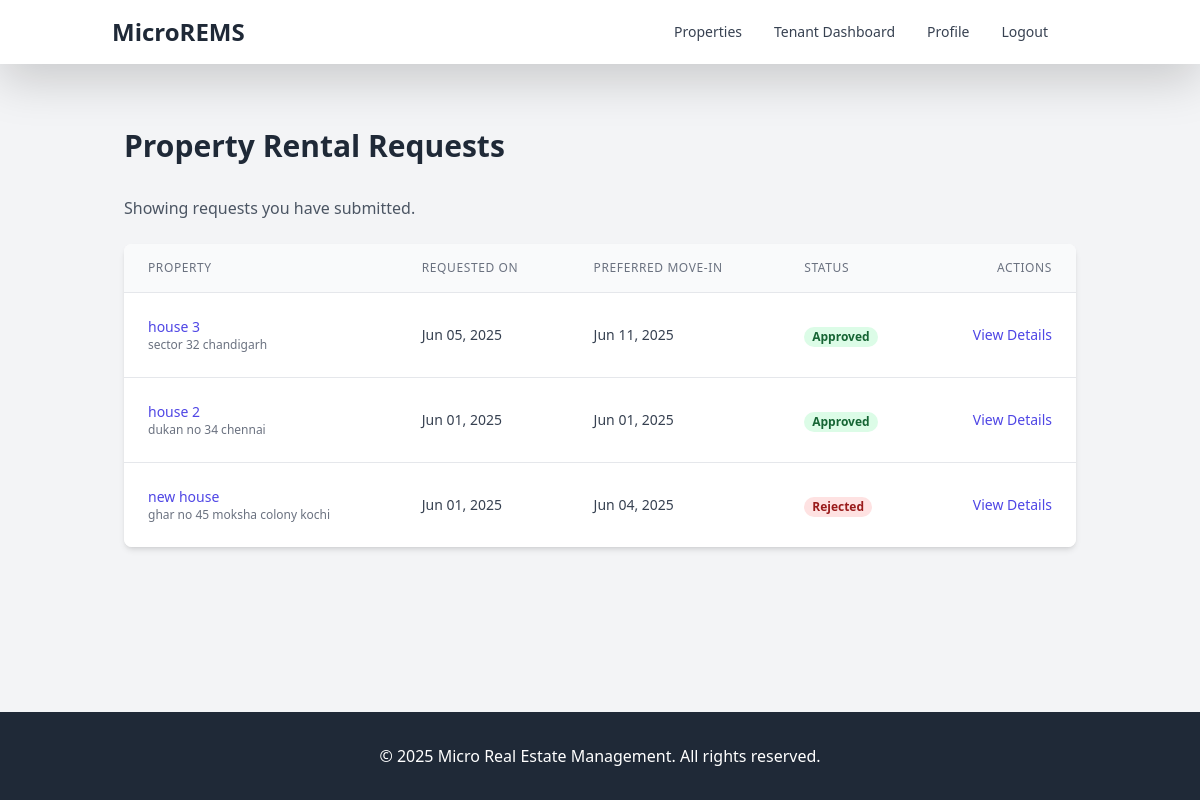
Page /properties/requests/ (signed in) on the earlier database version.
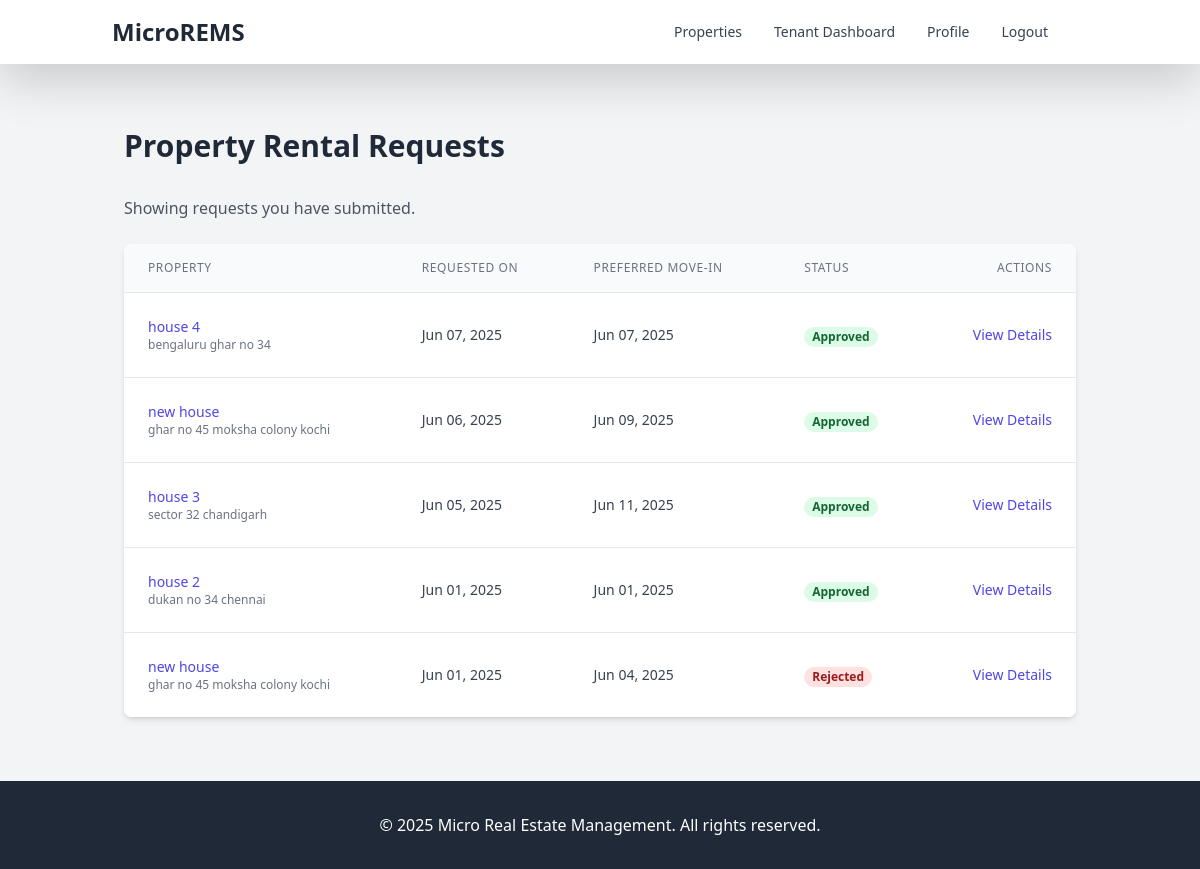
Same page on the later database version.
### properties/models.py (models this page shows, shortened)
class PropertyRequest(models.Model):
    REQUEST_STATUS_CHOICES = [
        ('pending', 'Pending'),
        ('approved', 'Approved'),
        ('rejected', 'Rejected'),
        ('cancelled', 'Cancelled'),
    ]
    property = models.ForeignKey(Property, on_delete=models.CASCADE, related_name='requests')
    tenant = models.ForeignKey(Tenant, on_delete=models.CASCADE, related_name='property_requests')
    message = models.TextField()
    requested_move_in_date = models.DateField()
    status = models.CharField(max_length=20, choices=REQUEST_STATUS_CHOICES, default='pending')
    created_at = models.DateTimeField(auto_now_add=True)
    updated_at = models.DateTimeField(auto_now=True)

class Property(models.Model):
    PROPERTY_STATUS_CHOICES = [
        ('available', 'Available'),
        ('rented', 'Rented'),
        ('maintenance', 'Under Maintenance'),
        ('not_available', 'Not Available'),
    ]
    PROPERTY_TYPE_CHOICES = [
        ('apartment', 'Apartment'),
        ('house', 'House'),
        ('condo', 'Condominium'),
        ('commercial', 'Commercial Space'),
        ('land', 'Land'),
        ('other', 'Other'),
    ]
    landlord = models.ForeignKey(Landlord, on_delete=models.CASCADE, related_name='properties')
    title = models.CharField(max_length=200)
    description = models.TextField()
    property_type = models.CharField(max_length=20, choices=PROPERTY_TYPE_CHOICES, default='apartment')
    address = models.TextField()
    city = models.CharField(max_length=100)
    state = models.CharField(max_length=100)
    zip_code = models.CharField(max_length=20)
    bedrooms = models.PositiveIntegerField(default=1)
    bathrooms = models.DecimalField(max_digits=3, decimal_places=1, default=1.0)
    area_sqft = models.PositiveIntegerField()
    rent_amount = models.DecimalField(max_digits=10, decimal_places=2)
    security_deposit = models.DecimalField(max_digits=10, decimal_places=2)
    available_from = models.DateField()
    status = models.CharField(max_length=20, choices=PROPERTY_STATUS_CHOICES, default='available')
    amenities = models.TextField(blank=True, null=True)
    created_at = models.DateTimeField(auto_now_add=True)
    updated_at = models.DateTimeField(auto_now=True)
    class Meta:
        verbose_name_plural = "Properties"

### properties/views.py (the view)
# urls.py: path('requests/', views.property_requests, name='property_requests'),
@login_required
def property_requests(request):
    if request.user.is_landlord:
        landlord = get_object_or_404(Landlord, user=request.user)
        requests = PropertyRequest.objects.filter(
            property__landlord=landlord,
            status='pending'
        ).order_by('-created_at')
    elif request.user.is_tenant:
        tenant = get_object_or_404(Tenant, user=request.user)
        requests = PropertyRequest.objects.filter(
            tenant=tenant
        ).order_by('-created_at')
    else:
        messages.error(request, 'You must be a landlord or tenant to view property requests.')
        return redirect('dashboard')
    paginator = Paginator(requests, 10)  # Show 10 requests per page
    page = request.GET.get('page')
    try:
        requests = paginator.page(page)
    except PageNotAnInteger:
        requests = paginator.page(1)
    except EmptyPage:
        requests = paginator.page(paginator.num_pages)
    return render(request, 'properties/property_request_list.html', {'requests': requests})

### templates/properties/property_request_list.html (shortened to what this page needs)
{% extends 'base.html' %}
{% load static %}
{% block content %}
<div class="container mx-auto py-8">
    <h1 class="text-3xl font-bold text-gray-800 mb-8">Property Rental Requests</h1>
    {% if user.is_landlord %}
        <p class="text-gray-600 mb-6">Showing requests for properties you own.</p>
    {% elif user.is_tenant %}
        <p class="text-gray-600 mb-6">Showing requests you have submitted.</p>
    {% endif %}
    {% if requests %}
        <div class="bg-white shadow-md rounded-lg overflow-hidden">
            <div class="overflow-x-auto">
                <table class="min-w-full divide-y divide-gray-200">
                    <thead class="bg-gray-50">
                        <tr>
                            <th scope="col" class="px-6 py-3 text-left text-xs font-medium text-gray-500 uppercase tracking-wider">Property</th>
                            <th scope="col" class="px-6 py-3 text-left text-xs font-medium text-gray-500 uppercase tracking-wider">Requested On</th>
                            <th scope="col" class="px-6 py-3 text-left text-xs font-medium text-gray-500 uppercase tracking-wider">Preferred Move-in</th>
                            <th scope="col" class="px-6 py-3 text-left text-xs font-medium text-gray-500 uppercase tracking-wider">Status</th>
                            <th scope="col" class="px-6 py-3 text-right text-xs font-medium text-gray-500 uppercase tracking-wider">Actions</th>
                        </tr>
                    </thead>
                    <tbody class="bg-white divide-y divide-gray-200">
                        {% for req in requests %}
                            <tr>
                                <td class="px-6 py-4 whitespace-nowrap">
                                    <div class="text-sm font-medium text-gray-900">
                                        <a href="{% url 'property_detail' req.property.id %}" class="text-indigo-600 hover:underline">{{ req.property.title }}</a>
                                    </div>
                                    <div class="text-xs text-gray-500">{{ req.property.address }}</div>
                                </td>
                                <td class="px-6 py-4 whitespace-nowrap text-sm text-gray-700">{{ req.created_at|date:"M d, Y" }}</td>
                                <td class="px-6 py-4 whitespace-nowrap text-sm text-gray-700">{{ req.requested_move_in_date|date:"M d, Y" }}</td>
                                <td class="px-6 py-4 whitespace-nowrap">
                                    <span class="px-2 inline-flex text-xs leading-5 font-semibold rounded-full
                                        {% if req.status == 'pending' %}bg-yellow-100 text-yellow-800
                                        {% elif req.status == 'approved' %}bg-green-100 text-green-800
                                        {% elif req.status == 'rejected' %}bg-red-100 text-red-800
                                        {% else %}bg-gray-100 text-gray-800{% endif %}">
                                        {{ req.get_status_display }}
                                    </span>
                                </td>
                                <td class="px-6 py-4 whitespace-nowrap text-right text-sm font-medium">
                                    <a href="{% url 'request_detail' req.id %}" class="text-indigo-600 hover:text-indigo-900">View Details</a>
                                </td>
                            </tr>
                        {% endfor %}
                    </tbody>
                </table>
            </div>
        </div>
    {% endif %}
</div>
{% endblock %}

Differences in the rows shown:
added PropertyRequest: property "house 4", property.address "bengaluru ghar no 34", created_at "Jun 07, 2025", requested_move_in_date "Jun 07, 2025", status "Approved"
added PropertyRequest: property "new house", property.address "ghar no 45 moksha colony kochi", created_at "Jun 06, 2025", requested_move_in_date "Jun 09, 2025", status "Approved"
